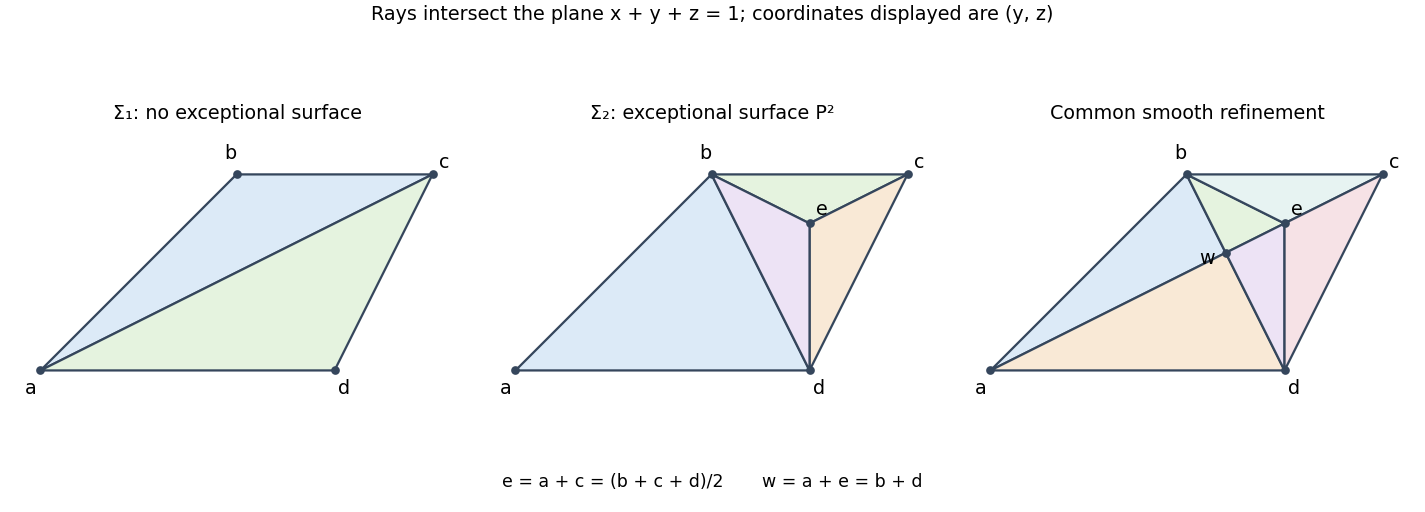

Source code (Python):
"""Original fan diagram; Python 3.14, NumPy 2.3.5, Matplotlib 3.10.7. Writes to caller CWD."""
import os
import tempfile
if 'MPLCONFIGDIR' not in os.environ:
    os.environ['MPLCONFIGDIR'] = tempfile.mkdtemp(prefix='paper-12-mpl-')
import numpy as np
import matplotlib
matplotlib.use('Agg')
import matplotlib.pyplot as plt
from matplotlib.patches import Polygon
rays={'a':(1,0,0),'b':(1,1,1),'c':(0,2,1),'d':(1,1,0),'e':(1,2,1),'w':(2,2,1)}
points={key:np.array([v[1],v[2]],dtype=float)/sum(v) for key,v in rays.items()}
fans=[['abc','acd'],['abd','bce','cde','dbe'],['abw','bwe','adw','dwe','bce','cde']]
titles=['Σ₁: no exceptional surface','Σ₂: exceptional surface P²','Common smooth refinement']
fig,axes=plt.subplots(1,3,figsize=(11.4,4.1),layout='constrained')
colors=['#dceaf7','#e5f3df','#f9e9d6','#ede3f5','#e7f3f2','#f6e2e6']
for ax,fan,title in zip(axes,fans,titles):
    for i,cone in enumerate(fan):
        ax.add_patch(Polygon([points[v] for v in cone],closed=True,facecolor=colors[i%len(colors)],edgecolor='#35465c',lw=1.3))
    for key in sorted(set(''.join(fan))):
        x,y=points[key]
        ax.plot(x,y,'o',ms=4,color='#35465c')
        offset={'a':(-9,-13),'b':(-7,9),'c':(4,4),'d':(2,-13),'e':(4,5),'w':(-15,-6)}[key]
        ax.annotate(key,(x,y),textcoords='offset points',xytext=offset,fontsize=11)
    ax.set_aspect('equal');ax.set_xlim(-.06,.73);ax.set_ylim(-.07,.41)
    ax.set_title(title,fontsize=11);ax.set_axis_off()
fig.suptitle('Rays intersect the plane x + y + z = 1; coordinates displayed are (y, z)',fontsize=11)
fig.text(.5,.05,'e = a + c = (b + c + d)/2       w = a + e = b + d',ha='center',fontsize=10)
fig.savefig('paper-12-resolutions.png',dpi=125,facecolor='white',transparent=False)
